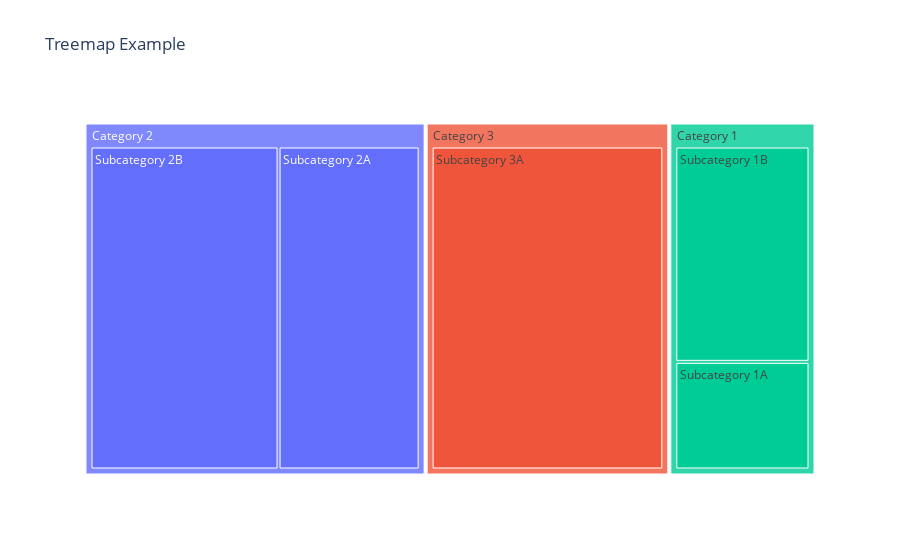

The code cell stored with this chart in its notebook:
### Code cell
fig = px.treemap(df,
                 path=['Category', 'Subcategory'],  # Define hierarchical structure
                 values='Value',  # Size of each rectangle
                 title='Treemap Example')  # Title of the treemap

fig.show()

### Figure 1 — Plotly figure (JSON) as saved in the notebook; plotly's stock layout.template omitted (floating-point values rounded to 4 significant figures)
{"data": [{"branchvalues": "total", "domain": {"x": [0, 1], "y": [0, 1]}, "hovertemplate": "labels=%{label}<br>Value=%{value}<br>parent=%{parent}<br>id=%{id}<extra></extra>", "ids": ["Category 1/Subcategory 1A", "Category 1/Subcategory 1B", "Category 2/Subcategory 2A", "Category 2/Subcategory 2B", "Category 3/Subcategory 3A", "Category 1", "Category 2", "Category 3"], "labels": ["Subcategory 1A", "Subcategory 1B", "Subcategory 2A", "Subcategory 2B", "Subcategory 3A", "Category 1", "Category 2", "Category 3"], "name": "", "parents": ["Category 1", "Category 1", "Category 2", "Category 2", "Category 3", "", "", ""], "type": "treemap", "values": [10, 20, 30, 40, 50, 30, 70, 50]}], "layout": {"autosize": true, "legend": {"tracegroupgap": 0}, "title": {"text": "Treemap Example"}}}
